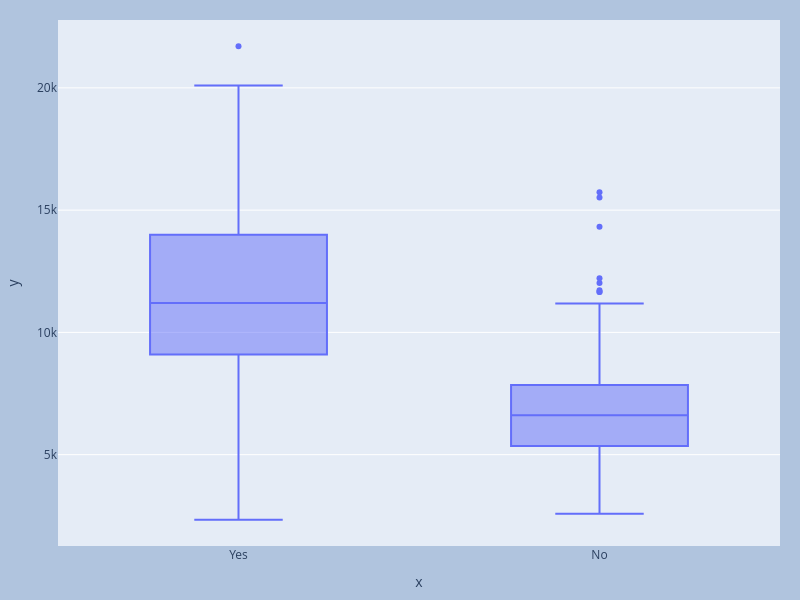

Write notebook code for a chart like this one.
### Code cell
fig = px.box(y=results["Outstate"], x=results["Private"], width=800, height=600)
fig.update_layout(
    margin={"l": 20, "r": 20, "t": 20, "b": 20},
    paper_bgcolor="LightSteelBlue",
)

### Figure 1 — Plotly figure (JSON) as saved in the notebook; plotly's stock layout.template omitted (floating-point values rounded to 4 significant figures; data arrays with more than 128 entries replaced by an {"elided": "..."} marker saying what was removed)
{"data": [{"alignmentgroup": "True", "hovertemplate": "x=%{x}<br>y=%{y}<extra></extra>", "legendgroup": "", "marker": {"color": "#636efa"}, "name": "", "notched": false, "offsetgroup": "", "orientation": "v", "showlegend": false, "type": "box", "x": {"elided": "777 str values"}, "x0": " ", "xaxis": "x", "y": {"elided": "777 int values"}, "y0": " ", "yaxis": "y"}], "layout": {"boxmode": "group", "height": 600, "legend": {"tracegroupgap": 0}, "margin": {"b": 20, "l": 20, "r": 20, "t": 20}, "paper_bgcolor": "LightSteelBlue", "width": 800, "xaxis": {"anchor": "y", "domain": [0, 1], "title": {"text": "x"}}, "yaxis": {"anchor": "x", "domain": [0, 1], "title": {"text": "y"}}}}
